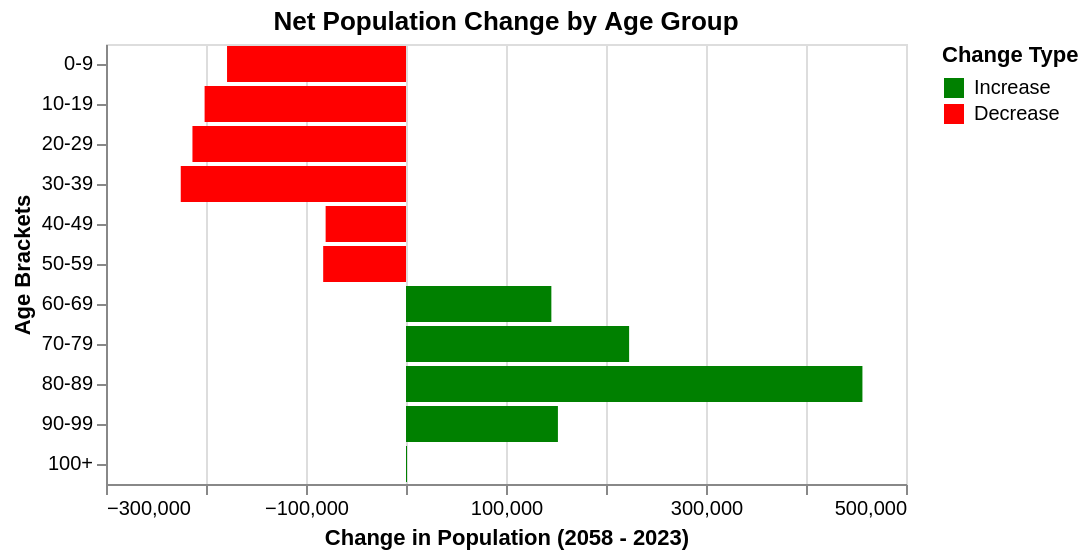

Here is the notebook cell this chart was saved with:
### Code cell
# 3. Difference Chart
grouped_data['diff'] = grouped_data['pop_2058'] - grouped_data['pop_2023']
grouped_data['change_type'] = grouped_data['diff'].apply(lambda x: 'Increase' if x > 0 else 'Decrease')

diff_chart = alt.Chart(grouped_data).mark_bar().encode(
    x=alt.X('diff:Q', title='Change in Population (2058 - 2023)'),
    y=alt.Y('alder_bins:N', sort=age_order, title='Age Brackets'),
    color=alt.Color('change_type:N', scale=alt.Scale(domain=['Increase', 'Decrease'], range=['green', 'red']), title='Change Type'),
    tooltip=['alder_bins', 'diff']
).properties(
    title='Net Population Change by Age Group',
    width=400
).interactive()

# Display both
(diff_chart)

### Figure 1 — Vega-Lite specification as saved in the notebook (floating-point values rounded to 4 significant figures)
{"config": {"view": {"continuousWidth": 300, "continuousHeight": 300}}, "data": {"name": "data-c660b342ecc0098ddc921b945850fa34"}, "mark": {"type": "bar"}, "encoding": {"color": {"field": "change_type", "scale": {"domain": ["Increase", "Decrease"], "range": ["green", "red"]}, "title": "Change Type", "type": "nominal"}, "tooltip": [{"field": "alder_bins", "type": "ordinal"}, {"field": "diff", "type": "quantitative"}], "x": {"field": "diff", "title": "Change in Population (2058 - 2023)", "type": "quantitative"}, "y": {"field": "alder_bins", "sort": ["0-9", "10-19", "20-29", "30-39", "40-49", "50-59", "60-69", "70-79", "80-89", "90-99", "100+"], "title": "Age Brackets", "type": "nominal"}}, "params": [{"name": "param_1e9efca18e7a2868", "select": {"type": "interval", "encodings": ["x", "y"]}, "bind": "scales"}], "title": "Net Population Change by Age Group", "width": 400, "$schema": "https://vega.github.io/schema/vega-lite/v6.1.0.json", "datasets": {"data-c660b342ecc0098ddc921b945850fa34": [{"alder_bins": "0-9", "pop_2023": 584400.0, "pop_2058": 405400.0, "diff": -179000.0, "change_type": "Decrease"}, {"alder_bins": "10-19", "pop_2023": 657000.0, "pop_2058": 455600.0, "diff": -201400.0, "change_type": "Decrease"}, {"alder_bins": "20-29", "pop_2023": 702200.0, "pop_2058": 488600.0, "diff": -213600.0, "change_type": "Decrease"}, {"alder_bins": "30-39", "pop_2023": 765300.0, "pop_2058": 540100.0, "diff": -225200.0, "change_type": "Decrease"}, {"alder_bins": "40-49", "pop_2023": 715800.0, "pop_2058": 635500.0, "diff": -80370.0, "change_type": "Decrease"}, {"alder_bins": "50-59", "pop_2023": 736700.0, "pop_2058": 653900.0, "diff": -82820.0, "change_type": "Decrease"}, {"alder_bins": "60-69", "pop_2023": 604800.0, "pop_2058": 750100.0, "diff": 145400.0, "change_type": "Increase"}, {"alder_bins": "70-79", "pop_2023": 476400.0, "pop_2058": 699600.0, "diff": 223100.0, "change_type": "Increase"}, {"alder_bins": "80-89", "pop_2023": 200400.0, "pop_2058": 656800.0, "diff": 456400.0, "change_type": "Increase"}, {"alder_bins": "90-99", "pop_2023": 44710.0, "pop_2058": 196600.0, "diff": 151900.0, "change_type": "Increase"}, {"alder_bins": "100+", "pop_2023": 1275.0, "pop_2058": 2281.0, "diff": 1006.0, "change_type": "Increase"}]}}
